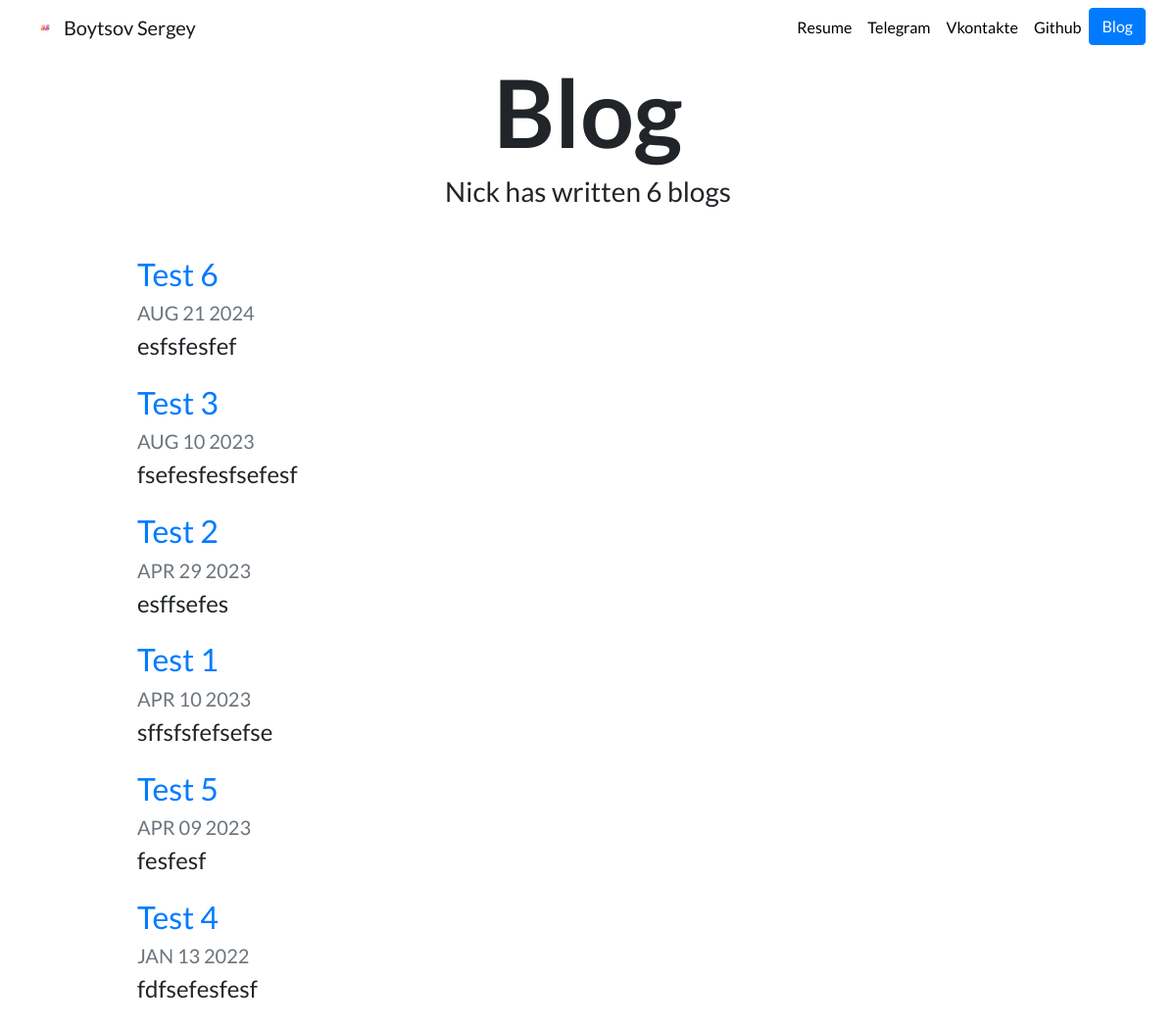
Page /blog/ on the earlier database version.
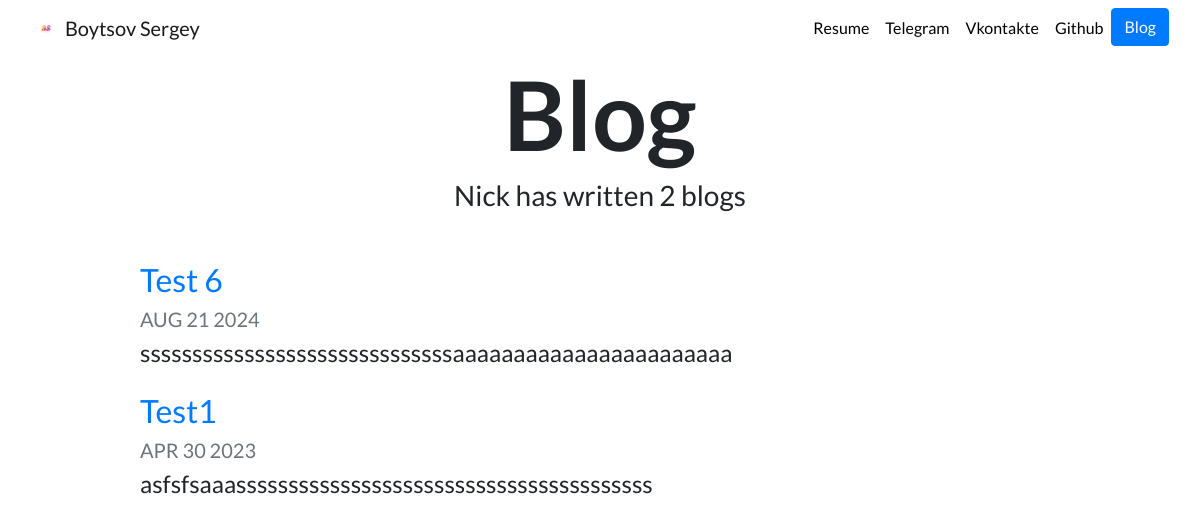
Same page on the later database version.
### blog/models.py (models this page shows, shortened)
class Blog(models.Model):
    title = models.CharField(max_length=200)
    description = models.TextField()
    date = models.DateField()

### blog/views.py (the view)
# urls.py: path('', views.all_blogs, name='all_blogs'),
def all_blogs(request):
    blogs = Blog.objects.order_by('-date')
    return render(request, 'blog/all_blogs.html', {'blogs': blogs})

### blog/templates/blog/all_blogs.html
{% extends 'portfolio/base.html' %}
{% load static %}
{% block content %}
    <h1 id="blogtitle" class="font-weight-bold text-center">Blog</h1>
    <h3 class="text-center mb-5">Nick has written {{ blogs.count }} blog{{ blogs.count|pluralize }}</h3>
{% for blog in blogs %}
<div class="row justify-content-center my-3">
  <div class="col-md-10">
    <a href="{% url 'blog:detail' blog.id %}">
      <h2>{{ blog.title }}</h2>
    </a>
    <h5 class="text-muted">{{ blog.date|date:'M d Y'|upper }}</h5>
    <h4>{{ blog.description|striptags|truncatechars:100 }}</h4>
  </div>
</div>
{% endfor %}
{% endblock %}

Differences in the rows shown:
removed Blog: title "Test 3", date "AUG 10 2023", description "fsefesfesfsefesf"
removed Blog: title "Test 2", date "APR 29 2023", description "esffsefes"
removed Blog: title "Test 1", date "APR 10 2023", description "sffsfsfefsefse"
removed Blog: title "Test 5", date "APR 09 2023", description "fesfesf"
removed Blog: title "Test 4", date "JAN 13 2022", description "fdfsefesfesf"
changed Blog "Test 6": description "esfsfesfef" → "ssssssssssssssssssssssssssssssaaaaaaaaaaaaaaaaaaaaaaa"
added Blog: title "Test1", date "APR 30 2023", description "asfsfsaaassssssssssssssssssssssssssssssssssssssss"
Other differences:
{{ blogs.count }}: "6" → "2"
